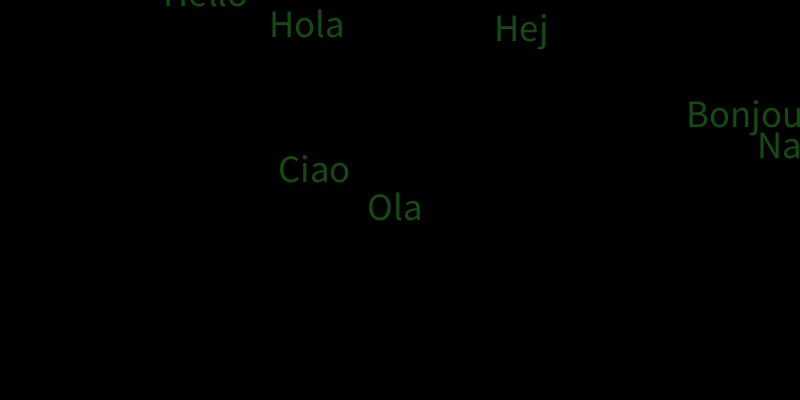
Frame 1 (no input)
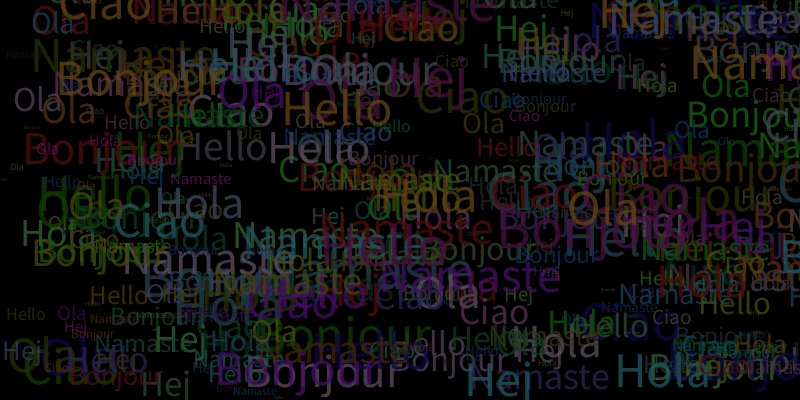
Frame 60 (the mouse pressed at the canvas centre just before this capture)
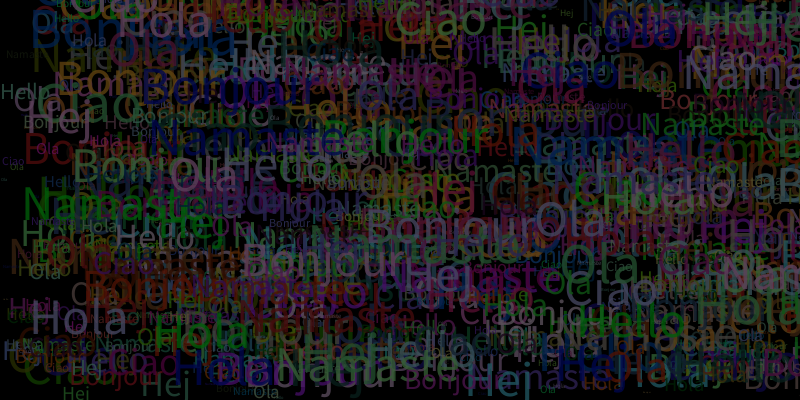
Frame 120 (the mouse held since frame 60 and released just before this capture)

The Processing sketch that drew these frames (run headless with seeded random() and noise(); from frame 60 on, the mouse is pressed at the canvas centre):

// Processing sketch: processing_14882
// ── processing_14882.pde

void setup() {
  size(800,400);
  background(0,0,0);
}
void draw() {
  textSize(random(60));
  fill(random(100),random(100),random(100),200);
  text("Bonjour",random(800),random(400));
  text("Ola",random(800),random(400));
  text("Hola",random(800),random(400));
  text("Hello",random(800),random(400));
  text("Ciao",random(800),random(400));
  text("Hej",random(800),random(400));
  text("Namaste",random(800),random(400));
}
